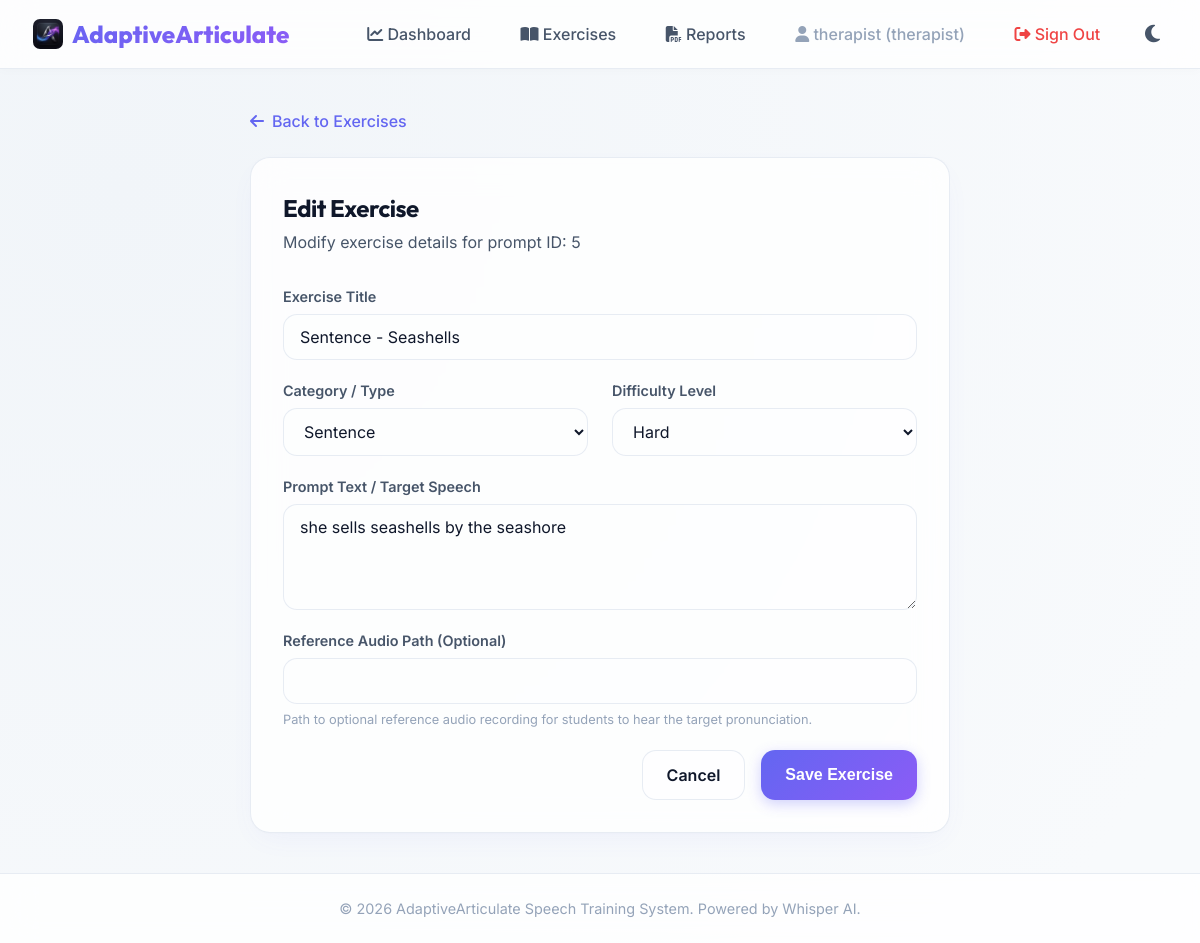
The page /exercises/edit/5 (signed in) on the database its author committed.
### app/models/user.py (models this page shows, shortened)
class User(UserMixin, db.Model):  # type: ignore[name-defined]
    __tablename__ = "users"
    id = db.Column(db.Integer, primary_key=True)
    email = db.Column(db.String(120), unique=True, nullable=False, index=True)
    password_hash = db.Column(db.String(255), nullable=False)
    role = db.Column(
        db.String(20), nullable=False, default="student"
    )  # student, therapist, supervisor, admin
    is_verified = db.Column(db.Boolean, default=False, nullable=False)
    is_active = db.Column(db.Boolean, default=True, nullable=False)
    created_at = db.Column(db.DateTime, default=datetime.utcnow, nullable=False)
    last_login = db.Column(db.DateTime, nullable=True)

### app/models/exercise.py (models this page shows, shortened)
class Exercise(db.Model):  # type: ignore[name-defined]
    __tablename__ = "exercises"
    id = db.Column(db.Integer, primary_key=True)
    title = db.Column(db.String(100), nullable=False)
    type = db.Column(
        db.String(50), nullable=False, index=True
    )  # sound, word, phrase, sentence, reading
    difficulty = db.Column(db.String(20), nullable=False)  # easy, medium, hard
    prompt_text = db.Column(db.Text, nullable=False)
    reference_audio_path = db.Column(db.String(255), nullable=True)
    created_at = db.Column(db.DateTime, default=datetime.utcnow)
    attempts = db.relationship("ExerciseAttempt", backref="exercise", cascade="all, delete-orphan")
    recommendations = db.relationship(
        "Recommendation", backref="exercise", cascade="all, delete-orphan"
    )

### app/exercises/routes.py (the view, shortened to what this page needs)
@exercises_bp.route("/edit/<int:exercise_id>", methods=["GET", "POST"])
@login_required
@roles_required("therapist", "admin")
def edit(exercise_id: int) -> Any:
    exercise = exercise_service.get_exercise_by_id(exercise_id)
    if not exercise:
        flash("Exercise not found.", "danger")
        return redirect(url_for("exercises.index"))
    form = ExerciseForm(obj=exercise)
    return render_template("exercises/edit.html", form=form, exercise=exercise)

### app/exercises/forms.py
class ExerciseForm(FlaskForm):
    title = StringField(
        "Exercise Title",
        validators=[
            InputRequired(),
            Length(max=100, message="Title must be 100 characters or less."),
        ],
    )
    type = SelectField(
        "Category / Type",
        choices=[
            ("sound", "Sound (Single phoneme)"),
            ("word", "Word"),
            ("phrase", "Phrase"),
            ("sentence", "Sentence"),
            ("reading", "Reading Passage"),
        ],
        validators=[InputRequired()],
    )
    difficulty = SelectField(
        "Difficulty Level",
        choices=[
            ("easy", "Easy"),
            ("medium", "Medium"),
            ("hard", "Hard"),
        ],
        validators=[InputRequired()],
    )
    prompt_text = TextAreaField(
        "Prompt Text / Target Speech",
        validators=[InputRequired(), Length(min=1, message="Prompt text is required.")],
    )
    reference_audio_path = StringField(
        "Reference Audio Path (Optional)",
        validators=[Optional(), Length(max=255)],
    )
    submit = SubmitField("Save Exercise")

### app/services/exercise_service.py (called while the page is built)
    def get_exercise_by_id(self, exercise_id: int) -> Optional[Exercise]:
        return db.session.get(Exercise, exercise_id)

### app/services/user_service.py (called while the page is built)
    def get_user_by_id(self, user_id: int) -> Optional[User]:
        return db.session.get(User, user_id)

### app/templates/exercises/edit.html (shortened to what this page needs)
{% extends "base.html" %}
{% block content %}
<div style="max-width: 700px; margin: 0 auto;">
    <a href="{{ url_for('exercises.index') }}" style="display: inline-flex; align-items: center; gap: 0.5rem; font-weight: 500; margin-bottom: 1.5rem;">
        <i class="fa-solid fa-arrow-left"></i> Back to Exercises
    </a>
    <div class="card">
        <div style="margin-bottom: 2rem;">
            <h2>Edit Exercise</h2>
            <p style="color: var(--text-secondary); margin-top: 0.25rem;">Modify exercise details for prompt ID: {{ exercise.id }}</p>
        </div>
        <form method="POST" action="{{ url_for('exercises.edit', exercise_id=exercise.id) }}">
            <div class="form-group">
                {{ form.title.label(class="form-label") }}
                {{ form.title(class="form-control") }}
            </div>
            <div style="display: grid; grid-template-columns: 1fr 1fr; gap: 1.5rem;">
                <div class="form-group">
                    {{ form.type.label(class="form-label") }}
                    {{ form.type(class="form-control") }}
                </div>
                <div class="form-group">
                    {{ form.difficulty.label(class="form-label") }}
                    {{ form.difficulty(class="form-control") }}
                </div>
            </div>
            <div class="form-group">
                {{ form.prompt_text.label(class="form-label") }}
                {{ form.prompt_text(class="form-control", rows="4") }}
            </div>
            <div class="form-group">
                {{ form.reference_audio_path.label(class="form-label") }}
                {{ form.reference_audio_path(class="form-control") }}
                <small class="form-text">Path to optional reference audio recording for students to hear the target pronunciation.</small>
            </div>
            <div class="mt-4" style="display: flex; gap: 1rem; justify-content: flex-end;">
                <a href="{{ url_for('exercises.index') }}" class="btn btn-secondary">Cancel</a>
                {{ form.submit(class="btn btn-primary") }}
            </div>
        </form>
    </div>
</div>
{% endblock %}

### app/templates/base.html (shortened to what this page needs)
<!DOCTYPE html>
<html lang="en">
<head>
    <link rel="stylesheet" href="{{ url_for('static', filename='css/style.css') }}">
    <link rel="stylesheet" href="https://cdn.jsdelivr.net/npm/@fortawesome/fontawesome-free@6.5.2/css/all.min.css">
</head>
<body>
    <nav class="navbar" id="navbar">
        <a href="{{ url_for('users.dashboard_gate') }}" class="nav-brand">
            <img src="{{ url_for('static', filename='img/logo_icon.png') }}" alt="Logo" class="brand-logo-icon"> AdaptiveArticulate
        </a>
        <ul class="nav-links">
            {% if current_user.is_authenticated %}
                <li>
                    <a href="{{ url_for('users.dashboard_gate') }}" class="nav-link">
                        <i class="fa-solid fa-chart-line"></i> Dashboard
                    </a>
                </li>
                {% if current_user.role == 'student' %}
                    <li>
                        <a href="{{ url_for('exercises.index') }}" class="nav-link">
                            <i class="fa-solid fa-microphone"></i> Practice
                        </a>
                    </li>
                {% elif current_user.role in ['therapist', 'admin'] %}
                    <li>
                        <a href="{{ url_for('exercises.index') }}" class="nav-link">
                            <i class="fa-solid fa-book-open"></i> Exercises
                        </a>
                    </li>
                {% endif %}
                <li>
                    <a href="{{ url_for('reports.download') }}" class="nav-link">
                        <i class="fa-solid fa-file-pdf"></i> Reports
                    </a>
                </li>
                <li>
                    <span class="nav-link" style="color: var(--text-muted);">
                        <i class="fa-solid fa-user"></i> {{ current_user.email.split('@')[0] }} ({{ current_user.role }})
                    </span>
                </li>
                <li>
                    <a href="{{ url_for('auth.logout') }}" class="nav-link" style="color: var(--danger);">
                        <i class="fa-solid fa-right-from-bracket"></i> Sign Out
                    </a>
                </li>
            {% endif %}
            <li>
                <button class="theme-toggle-btn" id="theme-toggle" aria-label="Toggle dark mode">
                    <i class="fa-solid fa-moon" id="theme-icon"></i>
                </button>
            </li>
        </ul>
    </nav>
    <main class="main-content">
        {% block content %}{% endblock %}
    </main>
    <footer class="footer">
        <p>&copy; 2026 AdaptiveArticulate Speech Training System. Powered by Whisper AI.</p>
    </footer>
</body>
</html>

### rows shown on the page
User: email "therapist", role "therapist"
Exercise: id "5", title "Sentence - Seashells", type "Sentence", difficulty "Hard", prompt_text "she sells seashells by the seashore"
